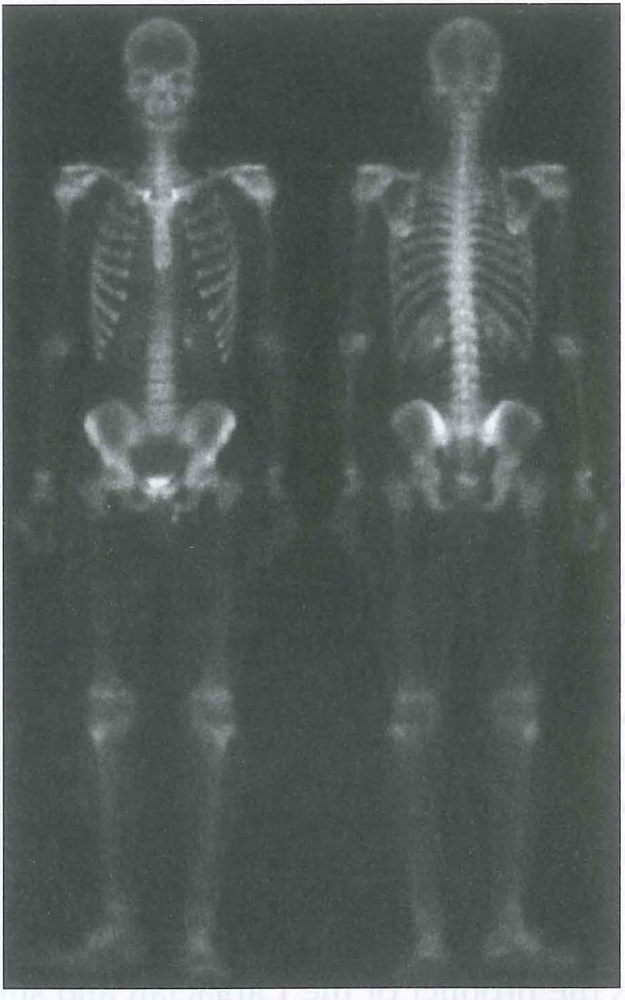
#> input picture DIP_HW3/DIP_HW3_4/Bodybone.bmp, 625 x 1000 px, shrunk from 915 x 1463 before the run
$ python 1_test.py
#> lines starting #> are read from the running program, lines starting #| are printed output that depends on the picture
import cv2
import numpy as np
import matplotlib.pyplot as plt

# Read the image
image = cv2.imread('Bodybone.bmp', cv2.IMREAD_GRAYSCALE)
#> image: shape (1000, 625); min 18, max 255, mean 88.5

# Check if the image is valid
if image is None or not isinstance(image, (np.ndarray)):
    raise ValueError("Invalid image provided. Please check the file path.")

# Define Sobel filter kernels
sobel_x = np.array([[-1, 0, 1],
                    [-2, 0, 2],
                    [-1, 0, 1]])

sobel_y = np.array([[1, 2, 1],
                    [0, 0, 0],
                    [-1, -2, -1]])

# Define Laplacian filter kernel
laplacian = np.array([[-1, -1, -1],
                      [-1, 9, -1],
                      [-1, -1, -1]])

# Initialize filtered images
sobel_magnitude = np.zeros_like(image)
laplacian_output = np.zeros_like(image)

# Perform Sobel filtering
rows, cols = image.shape
#> rows = 1000; cols = 625
for i in range(1, rows - 1):
    for j in range(1, cols - 1):
        # Sobel X
        gradient_x = (sobel_x * image[i - 1 : i + 2, j - 1 : j + 2]).sum()
        # Sobel Y
        gradient_y = (sobel_y * image[i - 1 : i + 2, j - 1 : j + 2]).sum()
        sobel_magnitude[i, j] = np.sqrt(gradient_x ** 2 + gradient_y ** 2)
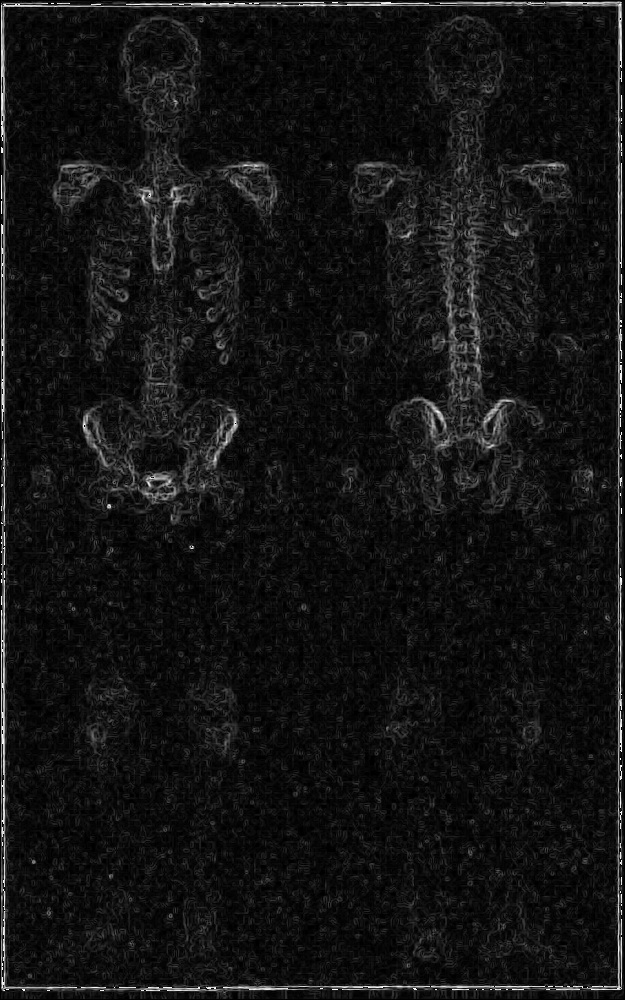
#> sobel_magnitude: shape (1000, 625); min 0, max 255, mean 19.5

# Perform Laplacian filtering
for i in range(1, rows - 1):
    for j in range(1, cols - 1):
        laplacian_output[i, j] = (laplacian * image[i - 1 : i + 2, j - 1 : j + 2]).sum()
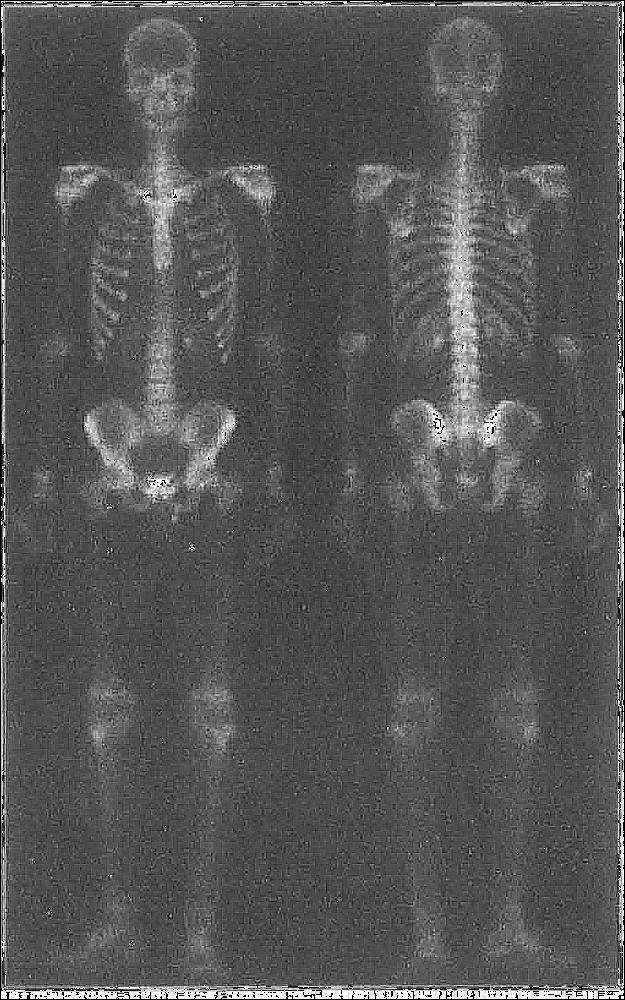
#> laplacian_output: shape (1000, 625); min 0, max 255, mean 86.3
laplacian_image = np.uint8(np.abs(laplacian_output))

# Set high boost factor
alpha = 1.5

# High boost filtering
highboost = cv2.addWeighted(image, 1 + alpha, np.clip(np.abs(laplacian_output), 0, 255), -alpha, 0)
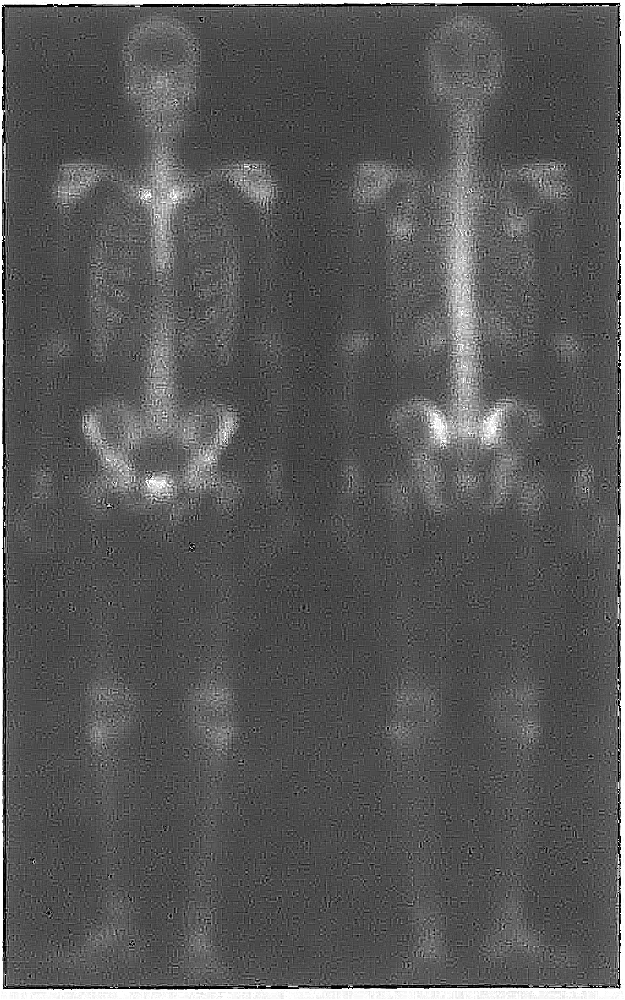
#> highboost: shape (1000, 625); min 0, max 255, mean 88.4

plt.figure(figsize = (12, 10))

# Display results
plt.subplot(2, 2, 1)
plt.title('Original Image')
plt.imshow(image, cmap = 'gray')
plt.axis('off')

plt.subplot(2, 2, 2)
plt.title('Sobel Filtered Image')
plt.imshow(sobel_magnitude, cmap = 'gray')
plt.axis('off')

plt.subplot(2, 2, 3)
plt.title('Laplacian Filtered Image')
plt.imshow(laplacian_image, cmap = 'gray')
plt.axis('off')

plt.subplot(2, 2, 4)
plt.title('High-Boost Filtered Image')
plt.imshow(highboost, cmap = 'gray')
plt.axis('off')

# Show plots
plt.tight_layout()
plt.show()
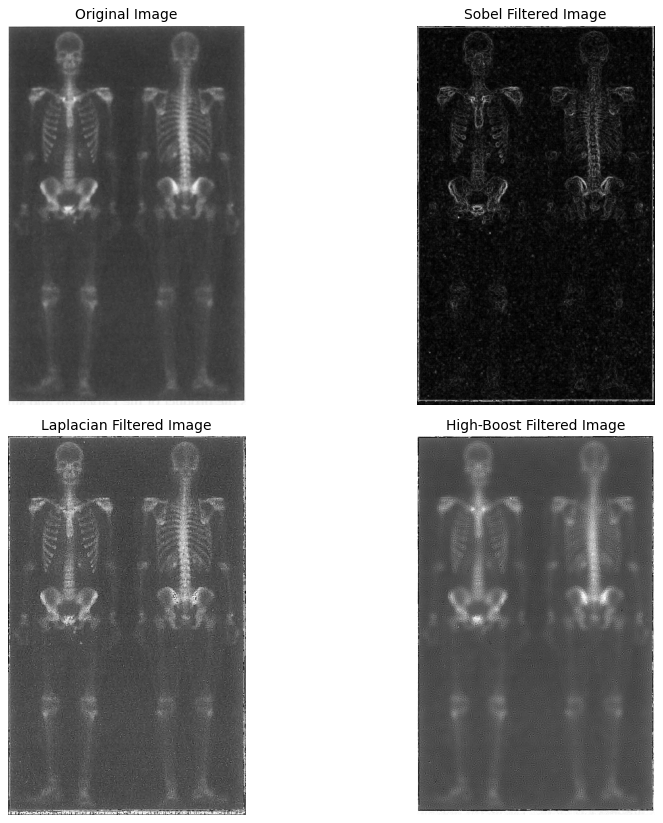
#> figure drawn by matplotlib, 4 panels
